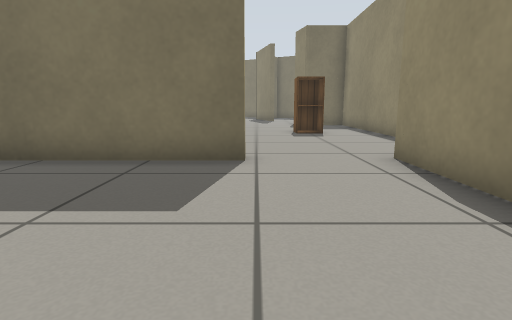
View 1 (above)

21 first-person views from a walk through a world built for the Gazebo simulator. The camera is 0.5 m above the floor, tilts 10° down and sees 80° across. The floor is counted in squares, 0.5 m on a side. Each view is taken from the middle of a square. On the plan, view 1 faces up. The plan holds only what a view shows up to about 12 squares ahead; the rest is blank. Gazebo's built-in surfaces are drawn with simple patterns.

View 2
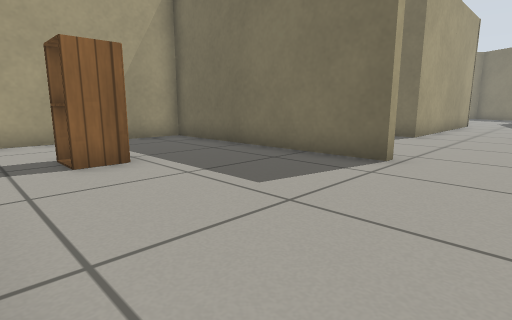

View 3
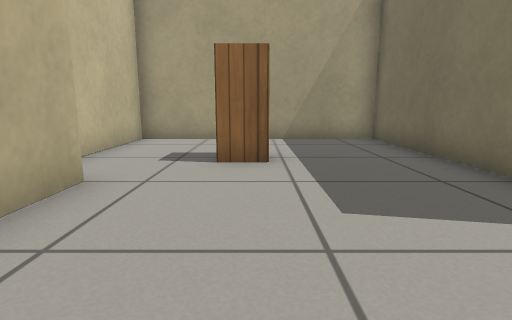

View 4
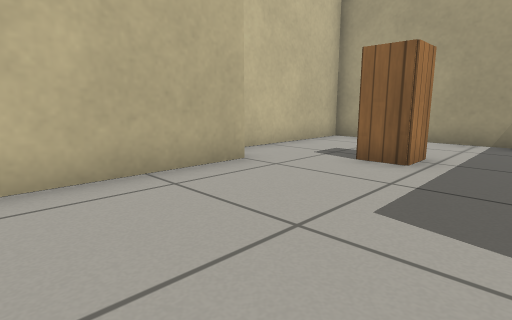

View 5
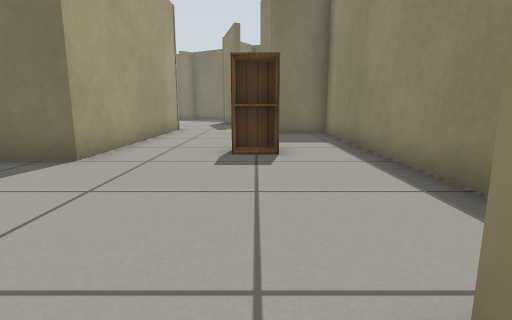

View 6
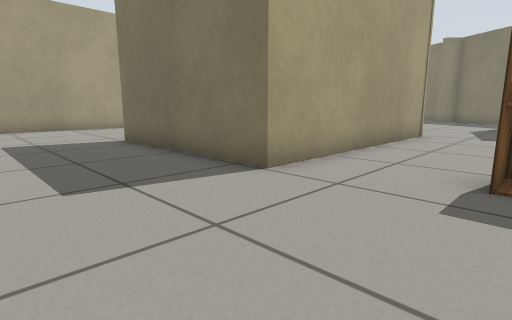

View 7
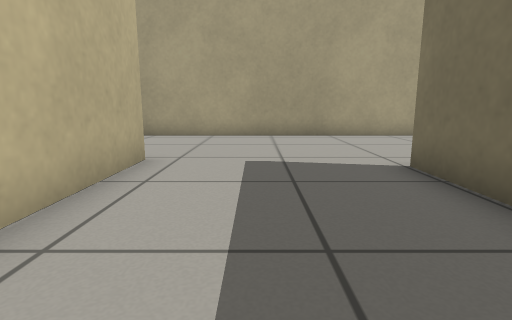

View 8
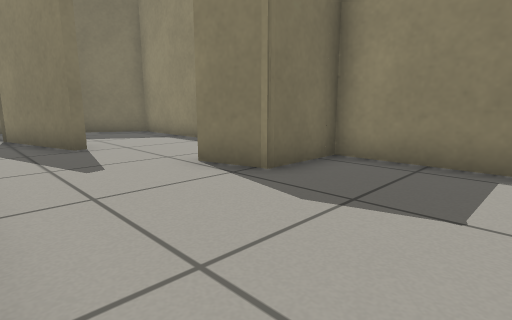

View 9
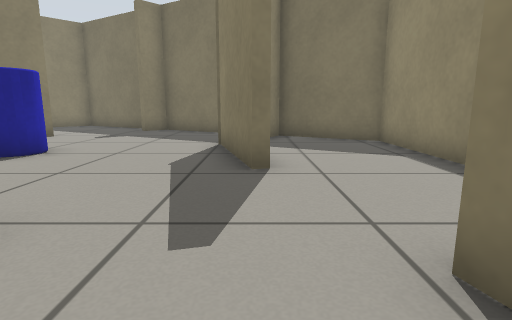

View 10
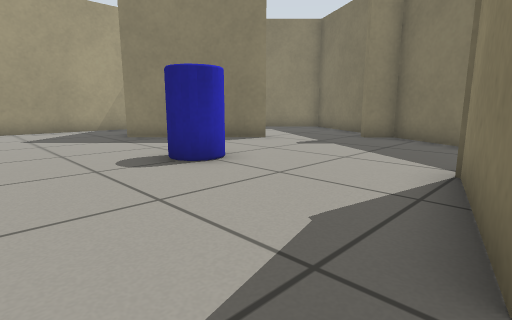

View 11
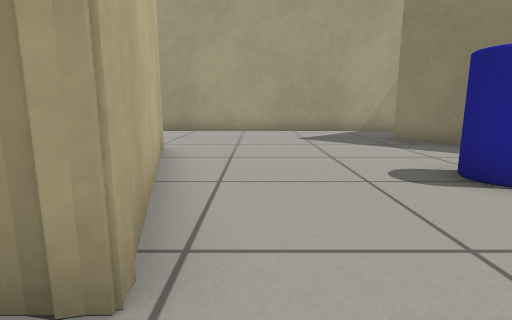

View 12
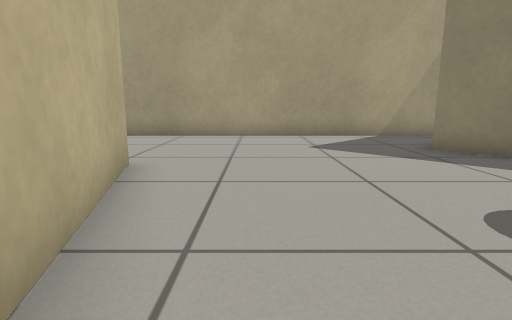

View 13
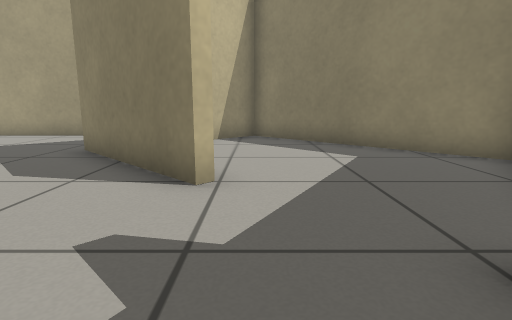

View 14
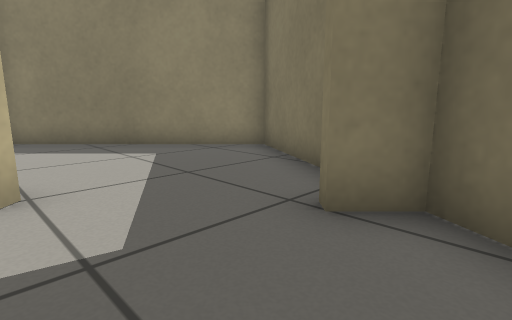

View 15
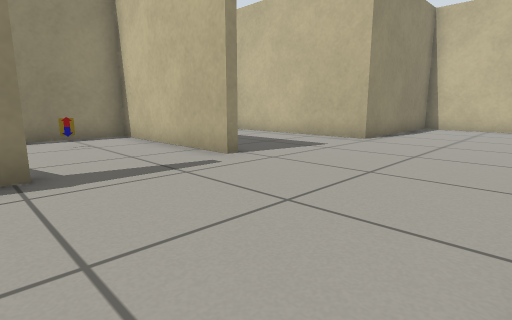

View 16
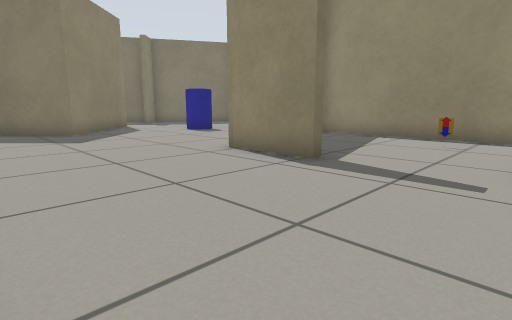

View 17
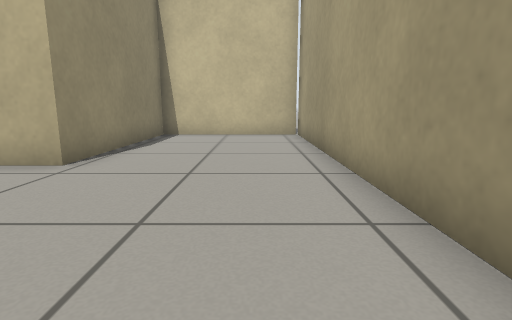

View 18
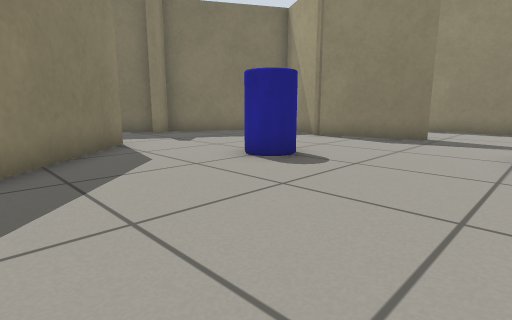

View 19
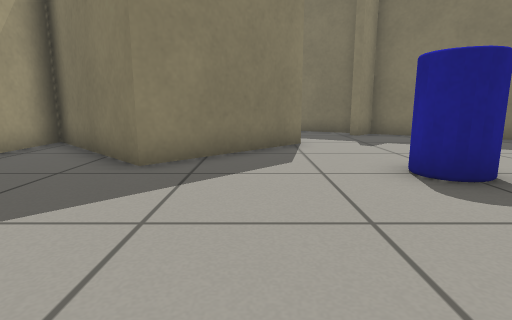

View 20
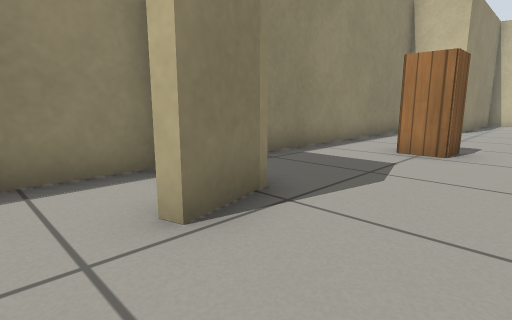

View 21
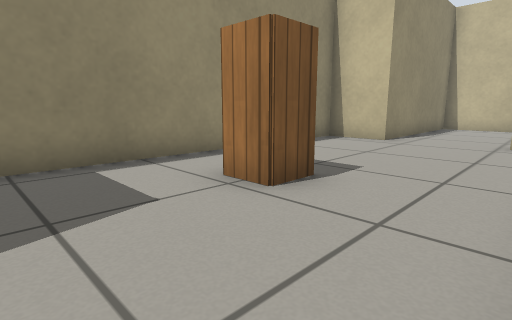

### Floor plan
Ten units are one square. View 1 is at (0, 0); x grows to the right and y downward. Boxes are objects, and circles mark ways between rooms. Rooms are numbered by the first view taken in them; rooms with no view inside come last. Other rooms are left out.
<svg viewBox="-130 -323 181 343">
<path fill="none" stroke="#000" d="M-21 3 18 3M-2 -60 -2 -56 -74 -56 -74 15 -31 15M27 -7 27 -59M27 -59 46 -59 46 -163 26 -163 22 -177M-13 -184 -13 -106 -71 -106M46 -166 46 -248 18 -265 14 -258M13 -209 9 -208M-125 -104 -125 -2 -77 -2 -77 -59 -32 -59M22 -177 25 -178M-58 -262 -90 -230 -125 -266 -125 -104M-67 -143 -71 -143 -71 -168 -13 -184M9 -208 1 -241 10 -258M-33 -294 -75 -318 -124 -269 -111 -257M7 -271 -29 -292 -36 -284M-71 -106 -71 -109M-61 -265 -58 -262M-71 -109 -16 -109 -16 -178"/>
<rect x="-45" y="-25" width="10" height="10" fill="#bbb"><title>cabinet</title></rect>
<rect x="15" y="-125" width="10" height="10" fill="#bbb"><title>cabinet</title></rect>
<rect x="-45" y="-235" width="10" height="20" fill="#bbb"><title>other object</title></rect>
<rect x="-45" y="-135" width="10" height="10" fill="#bbb"><title>other object</title></rect>
<circle cx="10" cy="-60" r="3" fill="#2a7"/>
<circle cx="-100" cy="-110" r="3" fill="#2a7"/>
<circle cx="-5" cy="-195" r="3" fill="#2a7"/>
<circle cx="-70" cy="-130" r="3" fill="#2a7"/>
<text x="-30" y="-20">1</text>
<text x="-10" y="-110">2</text>
<text x="-70" y="-210">3</text>
<text x="-40" y="-140">4</text>
</svg>
Room 1 opens to room 2. Room 2 opens to room 3. Room 3 opens to room 4.

Where each view was taken, in squares from view 1:
view 1: 0 up, 0 right, facing up
view 2: 0 up, 2 right, facing up-left
view 3: 2 up, 2 right, facing left
view 4: 4 up, 2 right, facing down-left
view 5: 5 up, 2 right, facing up
view 6: 7 up, 2 right, facing up-left
view 7: 8 up, 2 left, facing left
view 8: 13 up, 1 left, facing up-right
view 9: 16 up, 1 right, facing up
view 10: 19 up, 1 right, facing up-left
view 11: 19 up, 0 right, facing left
view 12: 19 up, 2 left, facing left
view 13: 27 up, 2 left, facing left
view 14: 26 up, 2 left, facing up-left
view 15: 15 up, 12 left, facing down-right
view 16: 11 up, 12 left, facing up-right
view 17: 11 up, 11 left, facing down
view 18: 18 up, 9 left, facing up-right
view 19: 18 up, 7 left, facing up
view 20: 19 up, 0 right, facing down-right
view 21: 15 up, 1 left, facing down-right
